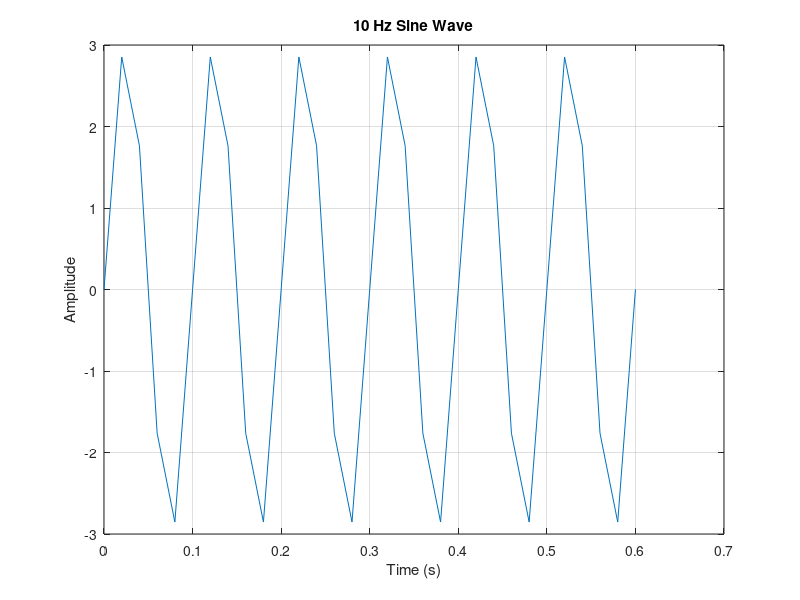

Here is the MATLAB script that generated this plot:
% ex2_3.m
% Generates and plots a 10 Hz sine wave with amplitude 3

t = 0:0.02:0.6; % creates a sequence from 0 to 0.6 in steps of 0.02. 0.02 gives us 5 points per cycle (0.1/0.02 = 5)
y = 3*sin(2*pi*10*t); % sine wave formula
plot(t,y); % creates 2D plot


title('10 Hz Sine Wave'); % adds a  title on the top of the plot
xlabel('Time (s)'); % labels the x-axis as "Time" with units "(seconds)"
ylabel('Amplitude'); % labels the y-axis as "Amplitude"
grid on; % adds grid lines to the plot
